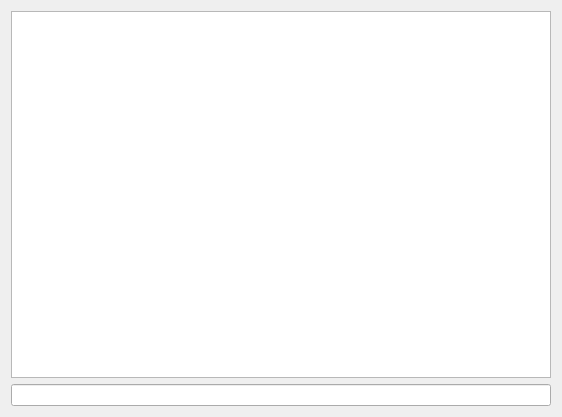
<?xml version="1.0" encoding="UTF-8"?>
<ui version="4.0">
 <class>IrcConsoleForm</class>
 <widget class="QWidget" name="IrcConsoleForm">
  <property name="geometry">
   <rect>
    <x>0</x>
    <y>0</y>
    <width>562</width>
    <height>417</height>
   </rect>
  </property>
  <property name="windowTitle">
   <string>IRC Server Console</string>
  </property>
  <layout class="QVBoxLayout" name="verticalLayout">
   <item>
    <widget class="QTextBrowser" name="consoleWidget"/>
   </item>
   <item>
    <widget class="QLineEdit" name="cmdEdit"/>
   </item>
  </layout>
 </widget>
 <resources/>
 <connections/>
</ui>
